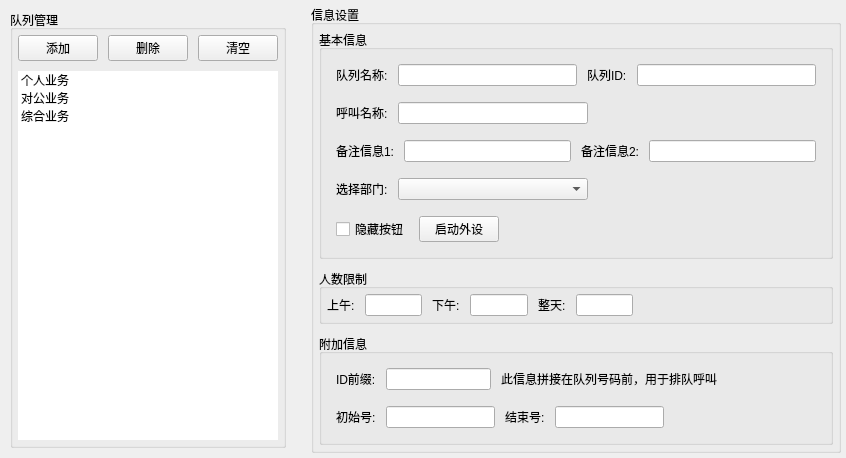
      <widget class="QWidget" name="queue_tab">
       <attribute name="title">
        <string>Tab 2</string>
       </attribute>
       <layout class="QHBoxLayout" name="horizontalLayout_7" stretch="2,5">
        <property name="spacing">
         <number>20</number>
        </property>
        <property name="leftMargin">
         <number>5</number>
        </property>
        <property name="topMargin">
         <number>5</number>
        </property>
        <property name="rightMargin">
         <number>5</number>
        </property>
        <property name="bottomMargin">
         <number>5</number>
        </property>
        <item>
         <layout class="QVBoxLayout" name="verticalLayout_4">
          <property name="spacing">
           <number>10</number>
          </property>
          <property name="leftMargin">
           <number>5</number>
          </property>
          <property name="topMargin">
           <number>5</number>
          </property>
          <property name="rightMargin">
           <number>5</number>
          </property>
          <property name="bottomMargin">
           <number>5</number>
          </property>
          <item>
           <widget class="QGroupBox" name="groupBox_4">
            <property name="title">
             <string>队列管理</string>
            </property>
            <layout class="QVBoxLayout" name="verticalLayout_6">
             <property name="spacing">
              <number>10</number>
             </property>
             <property name="leftMargin">
              <number>5</number>
             </property>
             <property name="topMargin">
              <number>5</number>
             </property>
             <property name="rightMargin">
              <number>5</number>
             </property>
             <property name="bottomMargin">
              <number>5</number>
             </property>
             <item>
              <layout class="QHBoxLayout" name="horizontalLayout_9">
               <item>
                <widget class="QPushButton" name="pushButton_5">
                 <property name="text">
                  <string>添加</string>
                 </property>
                </widget>
               </item>
               <item>
                <widget class="QPushButton" name="pushButton_6">
                 <property name="text">
                  <string>删除</string>
                 </property>
                </widget>
               </item>
               <item>
                <widget class="QPushButton" name="pushButton_7">
                 <property name="text">
                  <string>清空</string>
                 </property>
                </widget>
               </item>
              </layout>
             </item>
             <item>
              <widget class="QQueueListWidget" name="listWidget">
               <property name="styleSheet">
                <string notr="true">border: 0px solid #6a6ea9;</string>
               </property>
               <item>
                <property name="text">
                 <string>个人业务</string>
                </property>
               </item>
               <item>
                <property name="text">
                 <string>对公业务</string>
                </property>
               </item>
               <item>
                <property name="text">
                 <string>综合业务</string>
                </property>
               </item>
              </widget>
             </item>
            </layout>
           </widget>
          </item>
         </layout>
        </item>
        <item>
         <layout class="QVBoxLayout" name="verticalLayout_5">
          <item>
           <widget class="QGroupBox" name="groupBox_5">
            <property name="title">
             <string>信息设置</string>
            </property>
            <layout class="QVBoxLayout" name="verticalLayout_7" stretch="4,1,2">
             <property name="spacing">
              <number>10</number>
             </property>
             <property name="leftMargin">
              <number>5</number>
             </property>
             <property name="topMargin">
              <number>5</number>
             </property>
             <property name="rightMargin">
              <number>5</number>
             </property>
             <property name="bottomMargin">
              <number>5</number>
             </property>
             <item>
              <widget class="QGroupBox" name="groupBox_6">
               <property name="title">
                <string>基本信息</string>
               </property>
               <layout class="QVBoxLayout" name="verticalLayout_8">
                <property name="leftMargin">
                 <number>9</number>
                </property>
                <item>
                 <layout class="QHBoxLayout" name="horizontalLayout_10" stretch="1,5,1,5">
                  <property name="spacing">
                   <number>10</number>
                  </property>
                  <property name="leftMargin">
                   <number>5</number>
                  </property>
                  <property name="topMargin">
                   <number>5</number>
                  </property>
                  <property name="rightMargin">
                   <number>5</number>
                  </property>
                  <property name="bottomMargin">
                   <number>5</number>
                  </property>
                  <item>
                   <widget class="QLabel" name="label_9">
                    <property name="text">
                     <string>队列名称:</string>
                    </property>
                   </widget>
                  </item>
                  <item>
                   <widget class="QLineEdit" name="lineEdit_7"/>
                  </item>
                  <item>
                   <widget class="QLabel" name="label_10">
                    <property name="text">
                     <string>队列ID:</string>
                    </property>
                   </widget>
                  </item>
                  <item>
                   <widget class="QLineEdit" name="lineEdit_8"/>
                  </item>
                 </layout>
                </item>
                <item>
                 <layout class="QHBoxLayout" name="horizontalLayout_11" stretch="1,5,1,5">
                  <property name="spacing">
                   <number>10</number>
                  </property>
                  <property name="leftMargin">
                   <number>5</number>
                  </property>
                  <property name="topMargin">
                   <number>5</number>
                  </property>
                  <property name="rightMargin">
                   <number>5</number>
                  </property>
                  <property name="bottomMargin">
                   <number>5</number>
                  </property>
                  <item>
                   <widget class="QLabel" name="label_11">
                    <property name="text">
                     <string>呼叫名称:</string>
                    </property>
                   </widget>
                  </item>
                  <item>
                   <widget class="QLineEdit" name="lineEdit_9"/>
                  </item>
                  <item>
                   <spacer name="horizontalSpacer_9">
                    <property name="orientation">
                     <enum>Qt::Horizontal</enum>
                    </property>
                    <property name="sizeHint" stdset="0">
                     <size>
                      <width>40</width>
                      <height>20</height>
                     </size>
                    </property>
                   </spacer>
                  </item>
                  <item>
                   <spacer name="horizontalSpacer_8">
                    <property name="orientation">
                     <enum>Qt::Horizontal</enum>
                    </property>
                    <property name="sizeHint" stdset="0">
                     <size>
                      <width>40</width>
                      <height>20</height>
                     </size>
                    </property>
                   </spacer>
                  </item>
                 </layout>
                </item>
                <item>
                 <layout class="QHBoxLayout" name="horizontalLayout_12" stretch="1,5,1,5">
                  <property name="spacing">
                   <number>10</number>
                  </property>
                  <property name="leftMargin">
                   <number>5</number>
                  </property>
                  <property name="topMargin">
                   <number>5</number>
                  </property>
                  <property name="rightMargin">
                   <number>5</number>
                  </property>
                  <property name="bottomMargin">
                   <number>5</number>
                  </property>
                  <item>
                   <widget class="QLabel" name="label_12">
                    <property name="text">
                     <string>备注信息1:</string>
                    </property>
                   </widget>
                  </item>
                  <item>
                   <widget class="QLineEdit" name="lineEdit_10"/>
                  </item>
                  <item>
                   <widget class="QLabel" name="label_13">
                    <property name="text">
                     <string>备注信息2:</string>
                    </property>
                   </widget>
                  </item>
                  <item>
                   <widget class="QLineEdit" name="lineEdit_11"/>
                  </item>
                 </layout>
                </item>
                <item>
                 <layout class="QHBoxLayout" name="horizontalLayout_13" stretch="1,5,1,5">
                  <property name="spacing">
                   <number>10</number>
                  </property>
                  <property name="leftMargin">
                   <number>5</number>
                  </property>
                  <property name="topMargin">
                   <number>5</number>
                  </property>
                  <property name="rightMargin">
                   <number>5</number>
                  </property>
                  <property name="bottomMargin">
                   <number>5</number>
                  </property>
                  <item>
                   <widget class="QLabel" name="label_14">
                    <property name="text">
                     <string>选择部门:</string>
                    </property>
                   </widget>
                  </item>
                  <item>
                   <widget class="QComboBox" name="comboBox_3"/>
                  </item>
                  <item>
                   <spacer name="horizontalSpacer_11">
                    <property name="orientation">
                     <enum>Qt::Horizontal</enum>
                    </property>
                    <property name="sizeHint" stdset="0">
                     <size>
                      <width>40</width>
                      <height>20</height>
                     </size>
                    </property>
                   </spacer>
                  </item>
                  <item>
                   <spacer name="horizontalSpacer_10">
                    <property name="orientation">
                     <enum>Qt::Horizontal</enum>
                    </property>
                    <property name="sizeHint" stdset="0">
                     <size>
                      <width>40</width>
                      <height>20</height>
                     </size>
                    </property>
                   </spacer>
                  </item>
                 </layout>
                </item>
                <item>
                 <layout class="QHBoxLayout" name="horizontalLayout_14" stretch="2,2,10">
                  <property name="spacing">
                   <number>10</number>
                  </property>
                  <property name="leftMargin">
                   <number>5</number>
                  </property>
                  <property name="topMargin">
                   <number>5</number>
                  </property>
                  <property name="rightMargin">
                   <number>5</number>
                  </property>
                  <property name="bottomMargin">
                   <number>5</number>
                  </property>
                  <item>
                   <widget class="QCheckBox" name="checkBox_4">
                    <property name="text">
                     <string>隐藏按钮</string>
                    </property>
                   </widget>
                  </item>
                  <item>
                   <widget class="QPushButton" name="pushButton_8">
                    <property name="text">
                     <string>启动外设</string>
                    </property>
                   </widget>
                  </item>
                  <item>
                   <spacer name="horizontalSpacer_12">
                    <property name="orientation">
                     <enum>Qt::Horizontal</enum>
                    </property>
                    <property name="sizeHint" stdset="0">
                     <size>
                      <width>40</width>
                      <height>20</height>
                     </size>
                    </property>
                   </spacer>
                  </item>
                 </layout>
                </item>
               </layout>
              </widget>
             </item>
             <item>
              <widget class="QGroupBox" name="groupBox_8">
               <property name="title">
                <string>人数限制</string>
               </property>
               <layout class="QHBoxLayout" name="horizontalLayout_15" stretch="1,3,1,3,1,3,10">
                <property name="spacing">
                 <number>10</number>
                </property>
                <property name="leftMargin">
                 <number>5</number>
                </property>
                <property name="topMargin">
                 <number>5</number>
                </property>
                <property name="rightMargin">
                 <number>5</number>
                </property>
                <property name="bottomMargin">
                 <number>5</number>
                </property>
                <item>
                 <widget class="QLabel" name="label_15">
                  <property name="text">
                   <string>上午:</string>
                  </property>
                 </widget>
                </item>
                <item>
                 <widget class="QLineEdit" name="lineEdit_12"/>
                </item>
                <item>
                 <widget class="QLabel" name="label_16">
                  <property name="text">
                   <string>下午:</string>
                  </property>
                 </widget>
                </item>
                <item>
                 <widget class="QLineEdit" name="lineEdit_13"/>
                </item>
                <item>
                 <widget class="QLabel" name="label_17">
                  <property name="text">
                   <string>整天:</string>
                  </property>
                 </widget>
                </item>
                <item>
                 <widget class="QLineEdit" name="lineEdit_14"/>
                </item>
                <item>
                 <spacer name="horizontalSpacer_13">
                  <property name="orientation">
                   <enum>Qt::Horizontal</enum>
                  </property>
                  <property name="sizeHint" stdset="0">
                   <size>
                    <width>40</width>
                    <height>20</height>
                   </size>
                  </property>
                 </spacer>
                </item>
               </layout>
              </widget>
             </item>
             <item>
              <widget class="QGroupBox" name="groupBox_7">
               <property name="title">
                <string>附加信息</string>
               </property>
               <layout class="QVBoxLayout" name="verticalLayout_9">
                <item>
                 <layout class="QHBoxLayout" name="horizontalLayout_16" stretch="1,5,15">
                  <property name="spacing">
                   <number>10</number>
                  </property>
                  <property name="leftMargin">
                   <number>5</number>
                  </property>
                  <property name="topMargin">
                   <number>5</number>
                  </property>
                  <property name="rightMargin">
                   <number>5</number>
                  </property>
                  <property name="bottomMargin">
                   <number>5</number>
                  </property>
                  <item>
                   <widget class="QLabel" name="label_18">
                    <property name="text">
                     <string>ID前缀:</string>
                    </property>
                   </widget>
                  </item>
                  <item>
                   <widget class="QLineEdit" name="lineEdit_15"/>
                  </item>
                  <item>
                   <widget class="QLabel" name="label_19">
                    <property name="text">
                     <string>此信息拼接在队列号码前，用于排队呼叫</string>
                    </property>
                   </widget>
                  </item>
                 </layout>
                </item>
                <item>
                 <layout class="QHBoxLayout" name="horizontalLayout_17" stretch="1,5,1,5,7">
                  <property name="spacing">
                   <number>10</number>
                  </property>
                  <property name="leftMargin">
                   <number>5</number>
                  </property>
                  <property name="topMargin">
                   <number>5</number>
                  </property>
                  <property name="rightMargin">
                   <number>5</number>
                  </property>
                  <property name="bottomMargin">
                   <number>5</number>
                  </property>
                  <item>
                   <widget class="QLabel" name="label_20">
                    <property name="text">
                     <string>初始号:</string>
                    </property>
                   </widget>
                  </item>
                  <item>
                   <widget class="QLineEdit" name="lineEdit_16"/>
                  </item>
                  <item>
                   <widget class="QLabel" name="label_21">
                    <property name="text">
                     <string>结束号:</string>
                    </property>
                   </widget>
                  </item>
                  <item>
                   <widget class="QLineEdit" name="lineEdit_17"/>
                  </item>
                  <item>
                   <spacer name="horizontalSpacer_14">
                    <property name="orientation">
                     <enum>Qt::Horizontal</enum>
                    </property>
                    <property name="sizeHint" stdset="0">
                     <size>
                      <width>40</width>
                      <height>20</height>
                     </size>
                    </property>
                   </spacer>
                  </item>
                 </layout>
                </item>
               </layout>
              </widget>
             </item>
            </layout>
           </widget>
          </item>
         </layout>
        </item>
       </layout>
      </widget>
